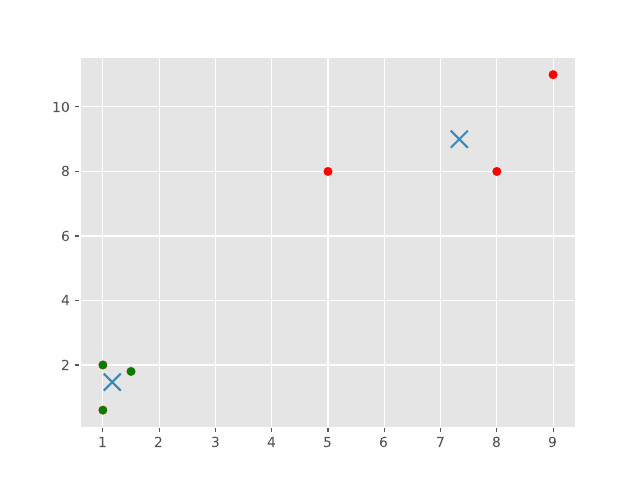

Here is the Python script that generated this plot:
#Importar Numpy
import numpy as np
import matplotlib.pyplot as plt

from matplotlib import style
style.use('ggplot') #darle estilo

#Que tipo de machine lerning usaremos
from sklearn.cluster import KMeans

#Preprocesamiento
x = [1,5,1.5,8,1,9]
y = [2,8,1.8,8,0.6,11]

print(len(x))
print(len(y))

plt.scatter(x,y)
#plt.show() #muestra la grafica

#Convierte data a NUmpay array
X = np.array([[1,2],[5,8],[1.5,1.8],[8,8],[1,0.6],[9,11]])

 #Inicializar kMeans
kmeans = KMeans(n_clusters=2)#Define cuantos cluster queremos
kmeans.fit(X)#corre el algoritmo

# Obtener los valores de los centroides
centroids =kmeans.cluster_centers_
labels = kmeans.labels_

print(centroids)
print(labels)
print('*****')
print(type(centroids))
print(type(labels))


colors =["g.","r.","c.","y."]
for i in range(len(X)):
	print('Cordinate: ', X[i], 'Label: ', labels[i])
	plt.plot(X[i][0], X[i][1], colors[labels[i]], markersize = 10)
	#ESto solo muestra los puntos en el plano

plt.scatter(centroids[:, 0], centroids[:, 1], marker = "x", s=150, linewidths = 5, zorder = 10)

#plt.show()
plt.savefig("kMeans.pdf")

